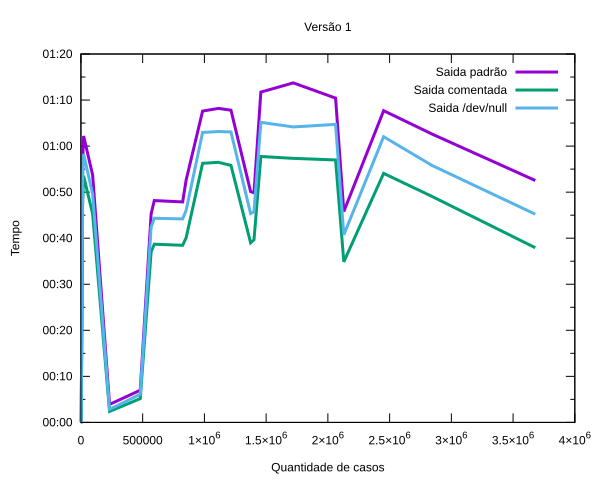

The gnuplot source for this figure:
set datafile separator ','
set ydata time
set timefmt "%s" # specify our time string format
set format y "%f" # otherwise it will show only MM:SS


set ylabel "Tempo" # label for the Y axis
set xlabel 'Quantidade de casos' # label for the X axis

set title "Versão 1"
set terminal svg
set output 'v1.svg'
plot 'versao1.2.csv' using 2:5 with lines lw 3 title 'Saida padrão' ,'versao1_Com_2.csv' using 2:5 with lines lw 3 title "Saida comentada",'versao1_Null_2.csv' using 2:5 with lines lw 3 title "Saida /dev/null"